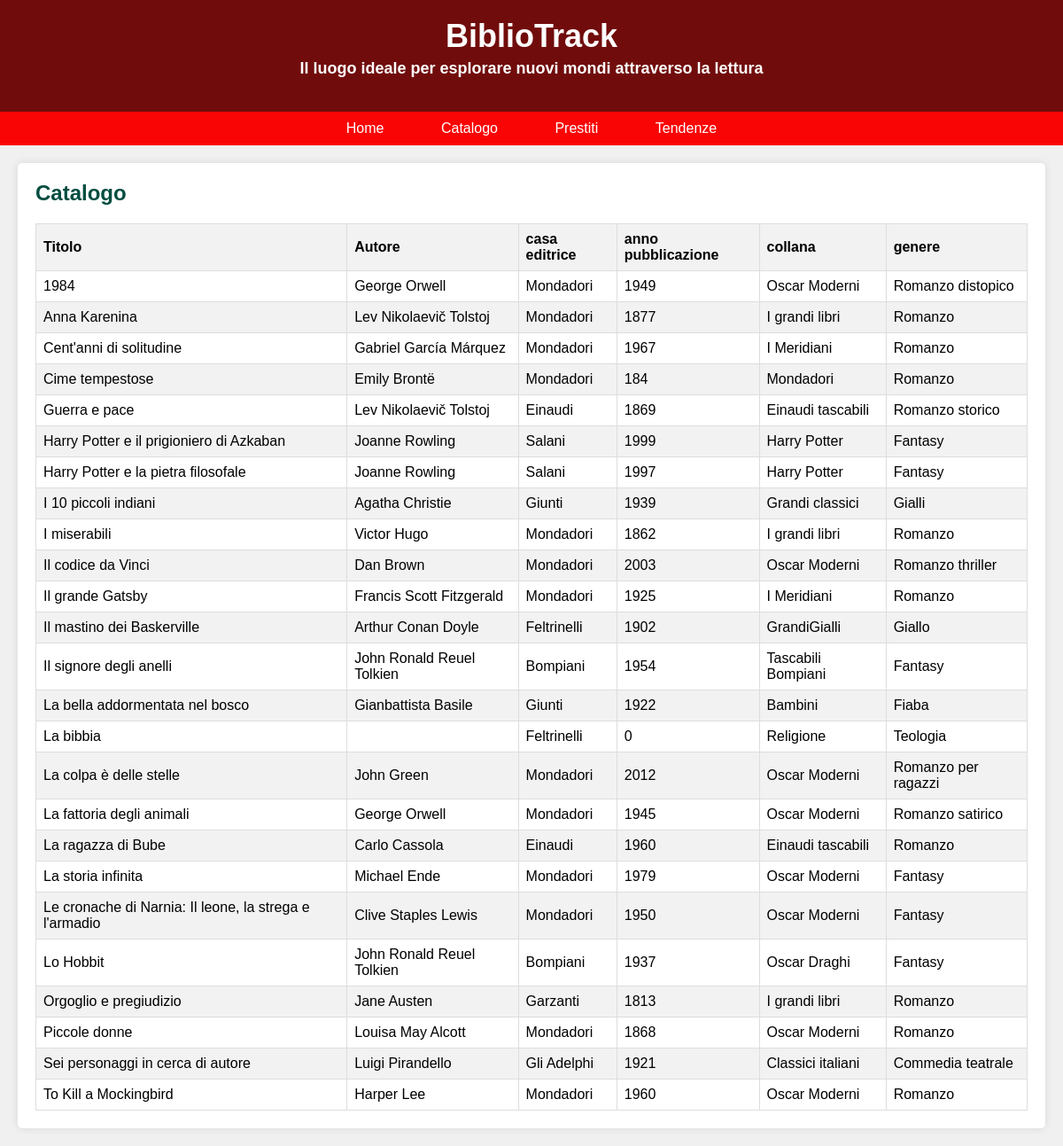
Page /catalogo.php on the earlier database version.
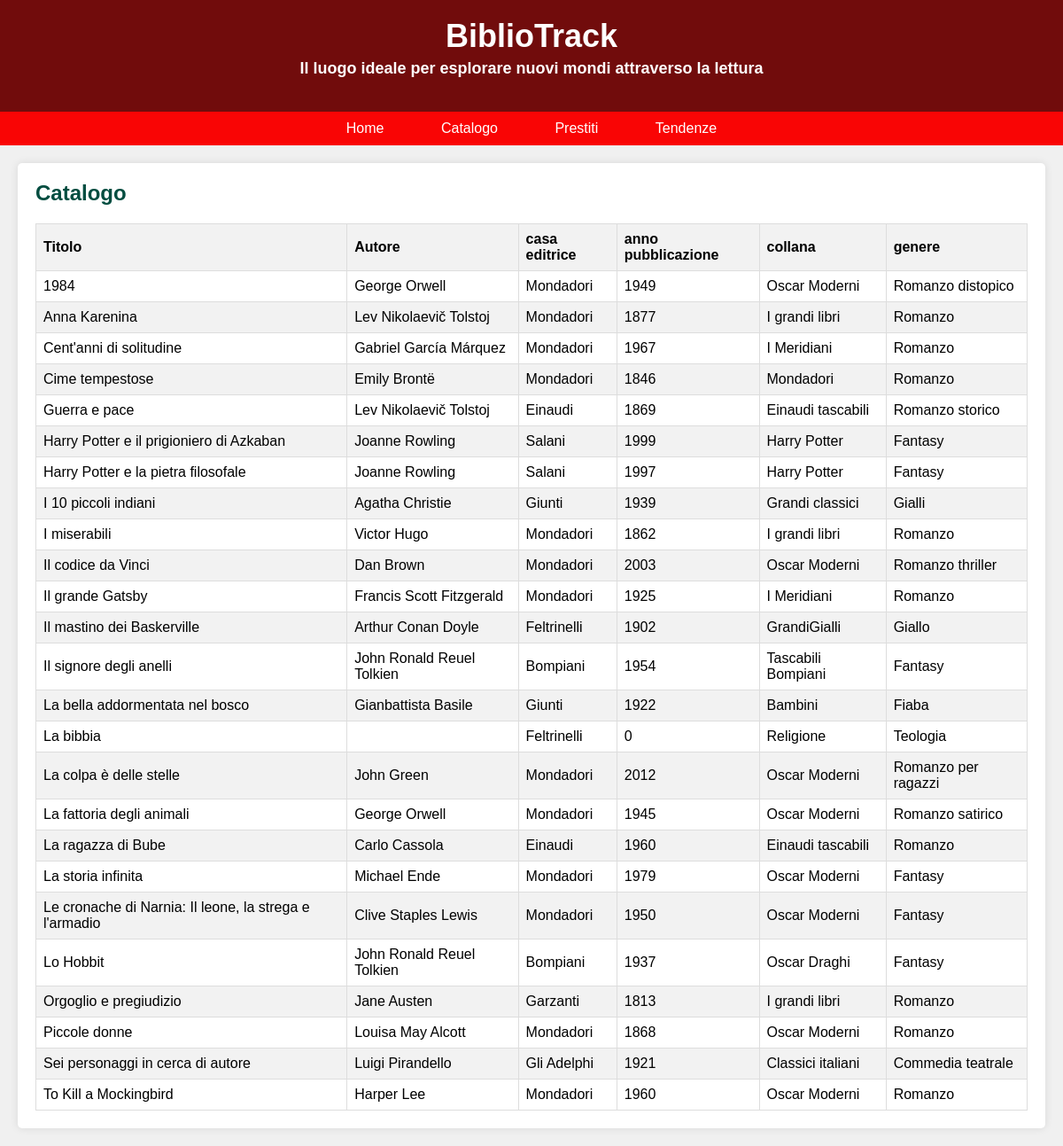
Same page on the later database version.
### tables this page shows
CREATE TABLE `libri` (
  `PK_Id_libro` int(11) NOT NULL,
  `Titolo` varchar(100) NOT NULL,
  `Autore` varchar(50) NOT NULL,
  `Casa_editrice` varchar(50) NOT NULL,
  `Anno_pubblicazione` int(4) DEFAULT NULL,
  `Collana` varchar(50) DEFAULT NULL,
  `Genere` varchar(50) DEFAULT NULL
);

### catalogo.php (the view, shortened to what this page needs)
<!DOCTYPE html>
<html lang="it">
<head>
</head>
<body>
    <header id="header">
        <h1>BiblioTrack</h1>
        <h3>Il luogo ideale per esplorare nuovi mondi attraverso la lettura</h3>
    </header>
    <nav>
        <a href="index.html">Home</a>
        <a href="catalogo.php">Catalogo</a>
        <a href="prestiti.html">Prestiti</a>
        <a href="tendenze.php">Tendenze</a>
    </nav>
    <div class="container">
        <div class="catalog-section">
            <h2>Catalogo</h2>
            <table>
                <thead>
                    <tr>
                        <th>Titolo</th>
                        <th>Autore</th>
                        <th>casa editrice</th>
                        <th>anno pubblicazione</th>
                        <th>collana</th>
                        <th>genere</th>
                    </tr>
                </thead>
                <tbody>
                    <?php
                    $servername = "localhost";
                    $username = "root";
                    $password = "Ruozzi1234";
                    $dbname = "bibliotrack";
                    $conn = new mysqli($servername, $username, $password, $dbname);
                    $sql = "SELECT * FROM libri order by Titolo";
                    $result = $conn->query($sql);
                    if ($result->num_rows > 0) {
                        while($row = $result->fetch_assoc()) {
                            echo "<tr><td>".$row["Titolo"]."</td><td>".$row["Autore"]."</td><td>".$row["Casa_editrice"]."</td><td>".$row["Anno_pubblicazione"]."</td><td>".$row["Collana"]."</td><td>".$row["Genere"]."</td></tr>";
                        }
                    } else {
                        echo "<tr><td colspan='5'>Nessun prestito trovato</td></tr>";
                    }
                    ?>
                </tbody>
            </table>
        </div>
    </div>
</body>
</html>

### catalogo.php (style rules this page uses)
body { font-family: Arial, sans-serif; margin: 0; padding: 0; background-color: #f0f0f0; cursor: pointer; }
header { background-color: #710c0c; color: #fff; padding: 20px 0; text-align: center; cursor: pointer; }
header h1 { margin: 0; font-size: 36px; cursor:pointer; }
header h3 { margin-top: 5px; font-size: 18px; cursor:pointer; }
nav { background-color: #f90505; padding: 10px 0; text-align: center; }
nav a { color: #fff; text-decoration: none; padding: 10px 20px; margin: 0 10px; border-radius: 5px; transition: background-color 0.3s; }
.container { max-width: 1200px; margin: 20px auto; padding: 0 20px; }
.catalog-section { background-color: #fff; padding: 20px; border-radius: 5px; box-shadow: 0 0 10px rgba(0,0,0,0.1); }
.catalog-section h2 { margin-top: 0; color: #004d40; }
table { width: 100%; border-collapse: collapse; }
th, td { border: 1px solid #ddd; padding: 8px; text-align: left; }
th { background-color: #f2f2f2; }
tr:nth-child(even) { background-color: #f2f2f2; }

Differences in the rows shown:
changed libri "Cime tempestose": Anno_pubblicazione "184" → "1846"
